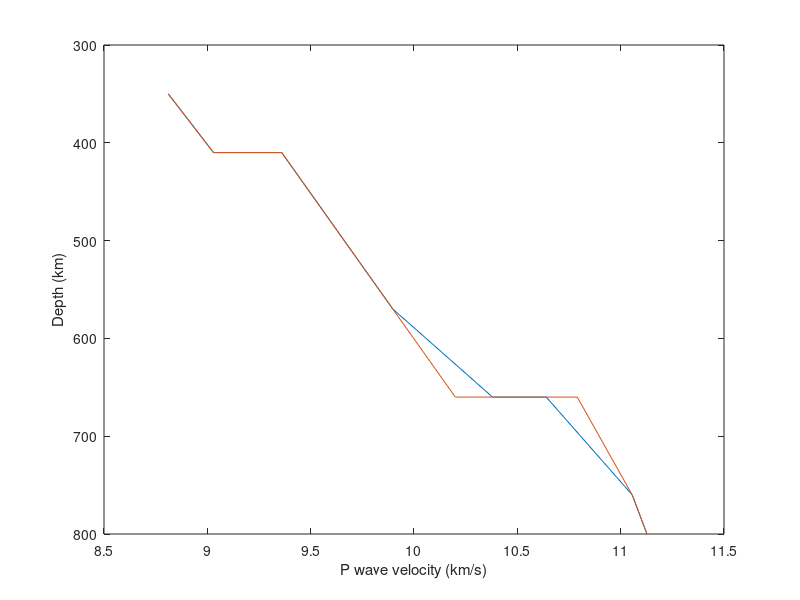

Write MATLAB code to recreate this figure.
em_ek1=[...
    350,8.8110;...
    410,9.03;...
    410,9.36;...
    570,9.8976;...
    660,10.38;...
    660,10.64;...
    760,11.0558;...
    800,11.1272;...
    ];

em_iasp91=[...
    350,8.8110;...
    410,9.03;...
    410,9.36;...
    570,9.8976;...
    660,10.20;...
    660,10.79;...
    760,11.0558;...
    800,11.1272;...
    ];

figure;plot(em_ek1(:,1),em_ek1(:,2));
hold on;
plot(em_iasp91(:,1),em_iasp91(:,2));

view(90,90);
xlabel('Depth (km)');
ylabel('P wave velocity (km/s)');